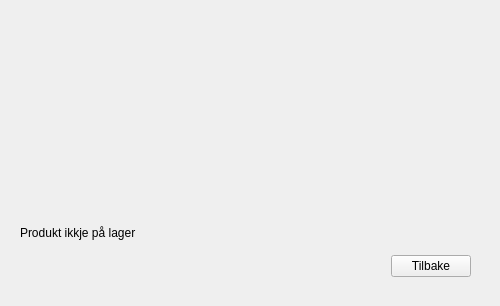
      <widget class="QWidget" name="ErrorProductNotInStockPage">
       <layout class="QVBoxLayout" name="verticalLayout_14">
        <item>
         <widget class="CDPBaseContainer" name="cdpBaseContainer_8">
          <layout class="QVBoxLayout" name="verticalLayout_15">
           <item>
            <widget class="QWidget" name="widget_12" native="true">
             <property name="minimumSize">
              <size>
               <width>0</width>
               <height>200</height>
              </size>
             </property>
             <property name="styleSheet">
              <string notr="true">image: url(:/Error_icon.png);</string>
             </property>
             <widget class="CDPBaseLostRoutingsLabel" name="CDPBaseLostRoutingsLabel">
              <property name="geometry">
               <rect>
                <x>-50</x>
                <y>320</y>
                <width>964</width>
                <height>307</height>
               </rect>
              </property>
              <property name="text">
               <string/>
              </property>
              <property name="textNoLostRoutings">
               <string/>
              </property>
             </widget>
            </widget>
           </item>
           <item>
            <widget class="CDPBaseLabel" name="cdpBaseLabel_25">
             <property name="text">
              <string>Produkt ikkje på lager</string>
             </property>
            </widget>
           </item>
           <item>
            <widget class="QWidget" name="widget_21" native="true">
             <property name="maximumSize">
              <size>
               <width>16777215</width>
               <height>42</height>
              </size>
             </property>
             <layout class="QHBoxLayout" name="horizontalLayout_17">
              <item>
               <spacer name="horizontalSpacer_6">
                <property name="orientation">
                 <enum>Qt::Horizontal</enum>
                </property>
                <property name="sizeHint" stdset="0">
                 <size>
                  <width>362</width>
                  <height>20</height>
                 </size>
                </property>
               </spacer>
              </item>
              <item>
               <widget class="CDPBaseButton" name="cdpBaseButton_12">
                <property name="text">
                 <string>Tilbake</string>
                </property>
                <property name="svgFile">
                 <string>:/themes/cdp_light/buttons/buttonPlain.svg</string>
                </property>
               </widget>
              </item>
             </layout>
            </widget>
           </item>
          </layout>
         </widget>
        </item>
       </layout>
      </widget>
